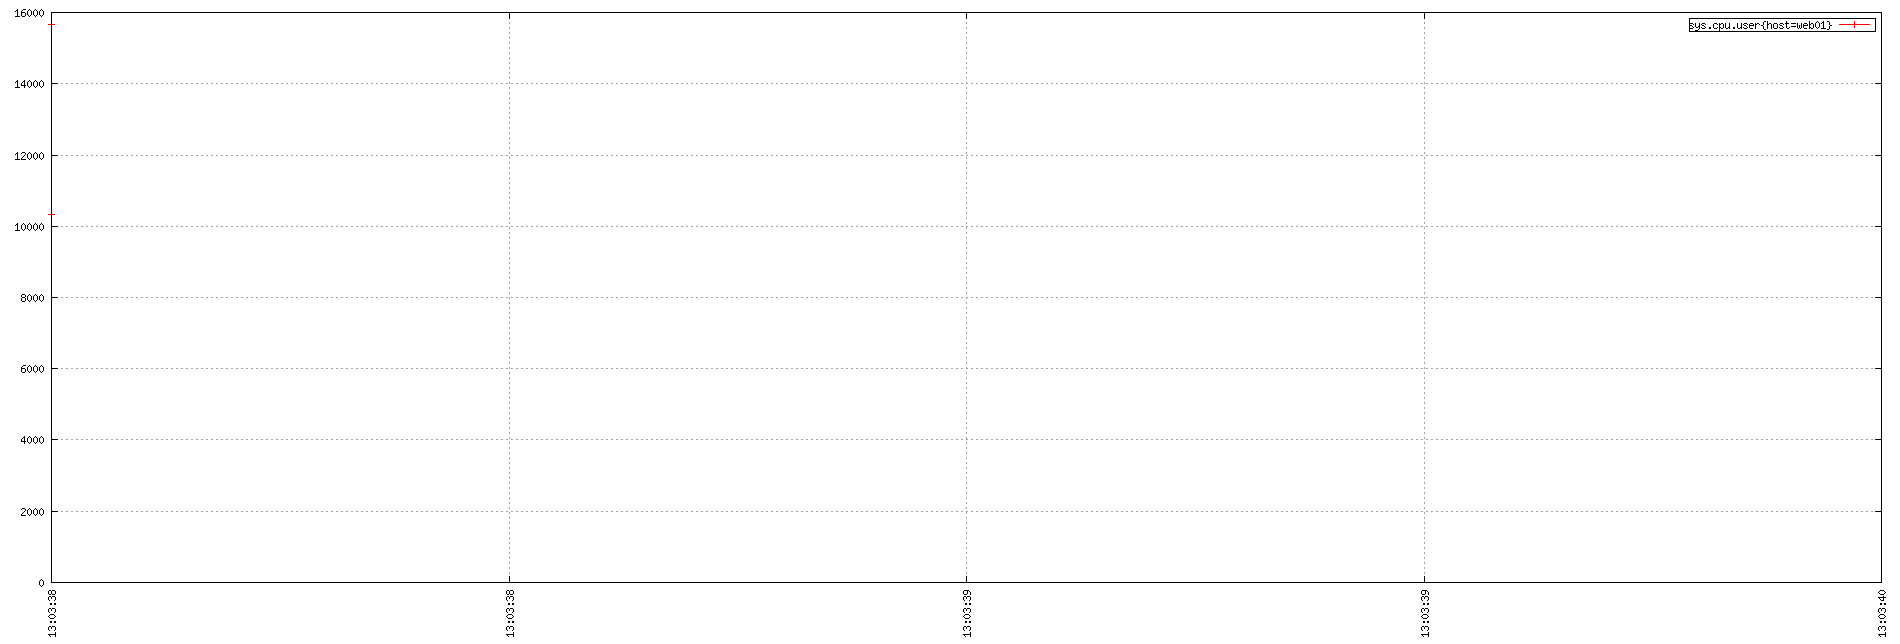

The script that saved this image:
set term png small size 1900,644
set xdata time
set timefmt "%s"
if (GPVAL_VERSION < 4.6) set xtics rotate; else set xtics rotate right
set output "${TMPDIR-'tmp'}/tsd/727f6df0.png"
set xrange ["1670245418":"1670245420"]
set format x "%H:%M:%S"
set grid
set style data linespoint
set key right box
set yrange [0:]
plot  "${TMPDIR-'tmp'}/tsd/727f6df0_0.dat" using 1:2 title "sys.cpu.user{host=web01}"
